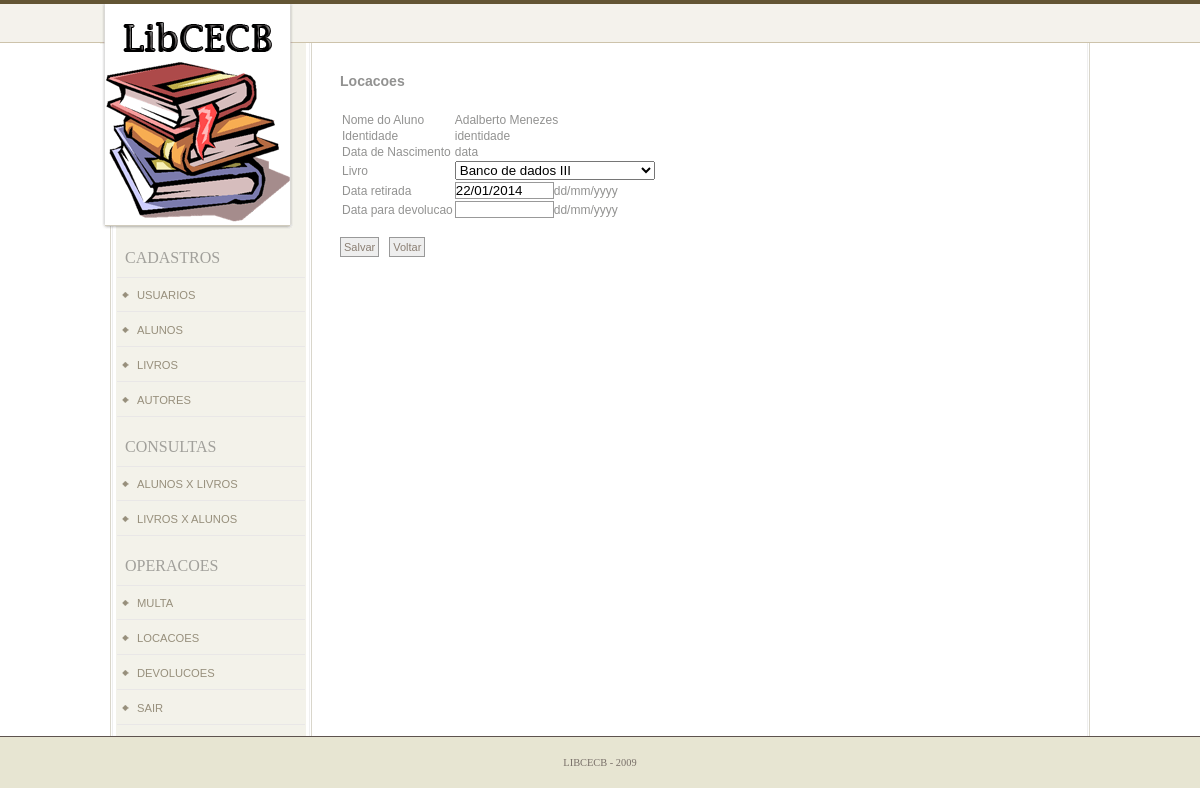
/index.php?area=locacao&acao=locar&id_aluno=4 (signed in), run on the app's committed database.
### ct_locacao_dados.php (the view, shortened to what this page needs)
<?
    $sql = "SELECT * FROM alunos WHERE id = {$_GET['id_aluno']}";
    $result = mysql_query($sql);
    $row = mysql_fetch_array($result);
?>
<h3>Locacoes</h3>
<div id="formulario">
<form id="form" action="ct_locacao_xp.php" method="POST">
<table>
    <tr>
        <td>Nome do Aluno</td>
        <td><?=$row['nome_aluno'];?></td>
    </tr>
    <tr>
        <td>Identidade</td>
        <td><?=$row['identidade_aluno'];?></td>
    </tr>
    <tr>
        <td>Data de Nascimento</td>
        <td><?=$row['nasc_aluno'];?></td>
    </tr>
    <tr>
        <td>Livro</td>
        <td>
        <select name="id_livro">
            <?
                $sql = "SELECT * FROM livros";
                $result = mysql_query($sql);
                while ($row = mysql_fetch_array($result)) {
                    $sql_ret = "select count(*) as conta FROM locacao WHERE id_livro = {$row['id']} AND data_entrega is NULL";
                    $result_ret = mysql_query($sql_ret);
                    $retorno_ret =  mysql_fetch_array($result_ret);
                    if($retorno_ret['conta'] == 0)
                    {
                	echo "<option value={$row['id']}>{$row['nome_livro']}</option>";
                    }
                }
            ?>
        </select>
        </td>
    </tr>
    <tr>
        <td>Data retirada</td>
        <td>
            <input type="text" name="data_retirada" id="data_retirada" size="10" maxlength="10" value="<?=date('d/m/Y');?>">dd/mm/yyyy
        </td>
    </tr>
    <tr>
        <td>Data para devolucao</td>
        <td>
            <input type="text" name="data_devolucao" id="data_devolucao" size="10" maxlength="10">dd/mm/yyyy
        </td>
    </tr>
</table>
</form>
<div>
    <a href="#" class="botao" onclick="validaForm();">Salvar</a>&nbsp;&nbsp;
    <a href="index.php?area=locacao" class="botao">Voltar</a>
</div>
</div>

### css/main.css (style rules this page uses)
* { padding:0; margin:0; }
h1, h2, h3, h4, h5, h6, p, pre, blockquote, form, label, ul, ol, dl, fieldset, address { margin:20px 0; }
body { text-align: center; font-size: 1em; font-family: Verdana, sans-serif; }
div#content-inner a:link, div#content-inner a:visited { color: #8b7f73; text-decoration: none; }
.botao { border: solid 1px #999; background-color: #eeeeee; font-weight: bold; padding:3px; cursor: pointer; color: Gray; text-decoration: none; font: 11px "Trebuchet MS", Verdana, Arial, Helvetica, sans-serif; }
#formulario { font: 12px "Trebuchet MS", Verdana, Arial, Helvetica, sans-serif; }
#formulario select { width:200px; }
#formulario input { border: solid 1px #999; }

### data on the page
alunos: nome_aluno "Adalberto Menezes", identidade_aluno "identidade", nasc_aluno "data"

### other printed values
form field id_livro "Banco de dados III"
